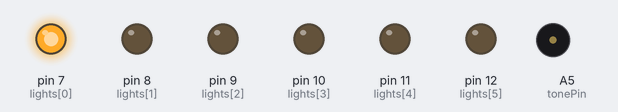
Recording of a sketch running on a simulated Arduino Uno, built with avr-gcc and run on an emulated ATmega328P. Parts: output pins drawn as LEDs (lit = HIGH), buzzer (waves = sounding).

Above: at 3.62 s.
At 4.14 s:
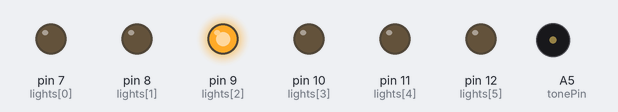
At 4.4 s:
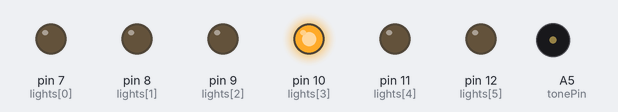
At 5.18 s:
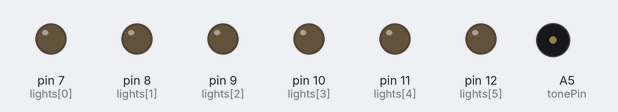
At 5.7 s:
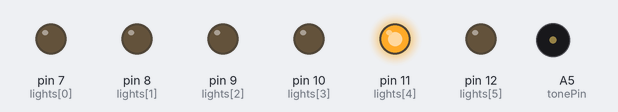
At 6.48 s:
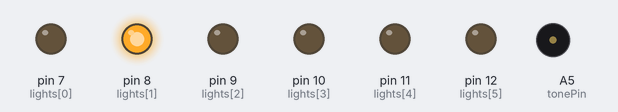
Timing chart, 0 to 7.4 s (numbered marks = the images above):
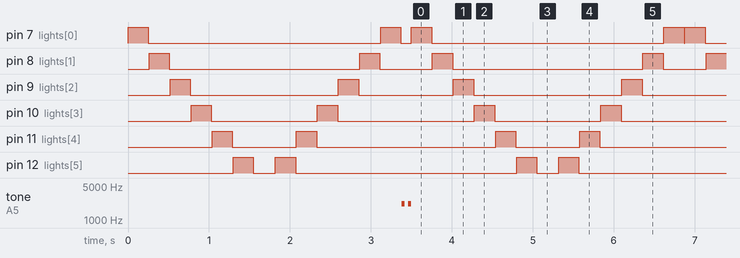

Measured:
- by itself, pin 7 (lights[0]), pin 8 (lights[1]): moves between LOW and HIGH, repeating every 3.4 s
- by itself, pin 9 (lights[2]): repeats every 3.5 s: HIGH 0.25 s, LOW 1.2 s, HIGH 0.25 s, LOW 1.8 s
- by itself, pin 10 (lights[3]): repeats every 3.5 s: HIGH 0.25 s, LOW 1.7 s, HIGH 0.25 s, LOW 1.3 s
- by itself, pin 11 (lights[4]): repeats every 3.5 s: HIGH 0.25 s, LOW 2.2 s, HIGH 0.25 s, LOW 0.79 s
- by itself, pin 12 (lights[5]): repeats every 3.5 s: HIGH 0.25 s, LOW 2.7 s, HIGH 0.25 s, LOW 0.27 s

The sketch:

whos_first_justin.ino
```cpp
/*
Whose First Arduino Retrofit
Creators: Justin Brown and Greg King
Origin Date: 1/8/2024

The goal of this program is to retrofit an Arduino into a "Who's First device to allow future support"

Version: 0.1
Date: 1/8/2024
Contributor: Justin Brown
Notes: Created file, laid out framework, added transistor controls


This program controls six 9 volt lights (denoted by L#(0-5) EX: L1) via NPN transistors
*/

//IMPORTS
//#include <SPH.h>
#include <RF24.h>

//Light Declarations
//Six 9Volt lights are to be connected
//Arduino Pins 7, 8, 9, 10, 11, and 12
const int numLights = 6;
int lights[] = {7,8,9,10,11,12};

int tonePin = A5;

int testLightDelay = 250;
int testLightDelayShort = 10;

void winTone(){
  static int freq = 2150;
  static int del = 40;
  tone(tonePin, freq);
  delay(del);
  noTone(tonePin);
  delay(del);
  tone(tonePin, freq);
  delay(del);
  noTone(tonePin);
}

void lightTest(){
  //This functions tests the bulbs
  //It cycles on at the beginning of powerup
  //It should cycle lights from the bottom of the tower to the top, then return back down
  for (int i = 0; i<numLights; i++){
    digitalWrite(lights[i], HIGH);
    delay(testLightDelay);
    digitalWrite(lights[i], LOW);
    delay(testLightDelayShort);
  }  for (int i = numLights; i>-1; i--){
    digitalWrite(lights[i], HIGH);
    delay(testLightDelay);
    digitalWrite(lights[i], LOW);
    delay(testLightDelayShort);
  }

}


void setup() {

//Setup all light pins as outputs
for (int i = 0; i < numLights; i++) {
    pinMode(lights[i], OUTPUT); // Set each pin in the lights[] array as an output
  }
pinMode(tonePin, OUTPUT);
lightTest();
winTone();
}

void loop() {
lightTest();

}
```
